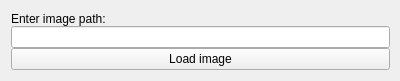
<?xml version="1.0" encoding="UTF-8"?>
<ui version="4.0">
 <class>MainWindow</class>
 <widget class="QMainWindow" name="MainWindow">
  <property name="geometry">
   <rect>
    <x>0</x>
    <y>0</y>
    <width>400</width>
    <height>81</height>
   </rect>
  </property>
  <property name="windowTitle">
   <string>MainWindow</string>
  </property>
  <widget class="QWidget" name="centralWidget">
   <widget class="QWidget" name="gridLayoutWidget">
    <property name="geometry">
     <rect>
      <x>0</x>
      <y>0</y>
      <width>401</width>
      <height>81</height>
     </rect>
    </property>
    <layout class="QGridLayout" name="gridLayout">
     <property name="sizeConstraint">
      <enum>QLayout::SetMinAndMaxSize</enum>
     </property>
     <property name="spacing">
      <number>0</number>
     </property>
     <item row="1" column="0">
      <widget class="QLineEdit" name="pathInput"/>
     </item>
     <item row="2" column="0">
      <widget class="QPushButton" name="loadButton">
       <property name="text">
        <string>Load image</string>
       </property>
      </widget>
     </item>
     <item row="0" column="0">
      <widget class="QLabel" name="label">
       <property name="text">
        <string>Enter image path:</string>
       </property>
      </widget>
     </item>
    </layout>
   </widget>
  </widget>
 </widget>
 <layoutdefault spacing="6" margin="11"/>
 <resources/>
 <connections/>
</ui>
